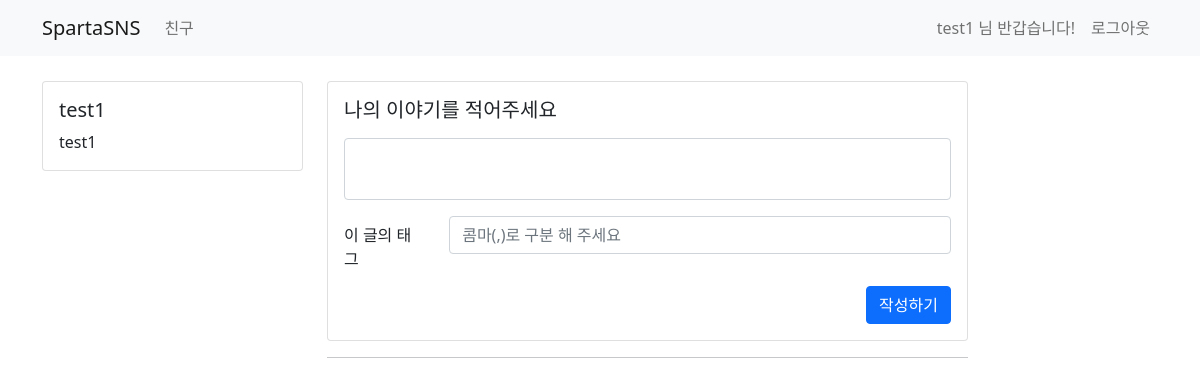
Page /tweet/ (signed in) on the earlier database version.
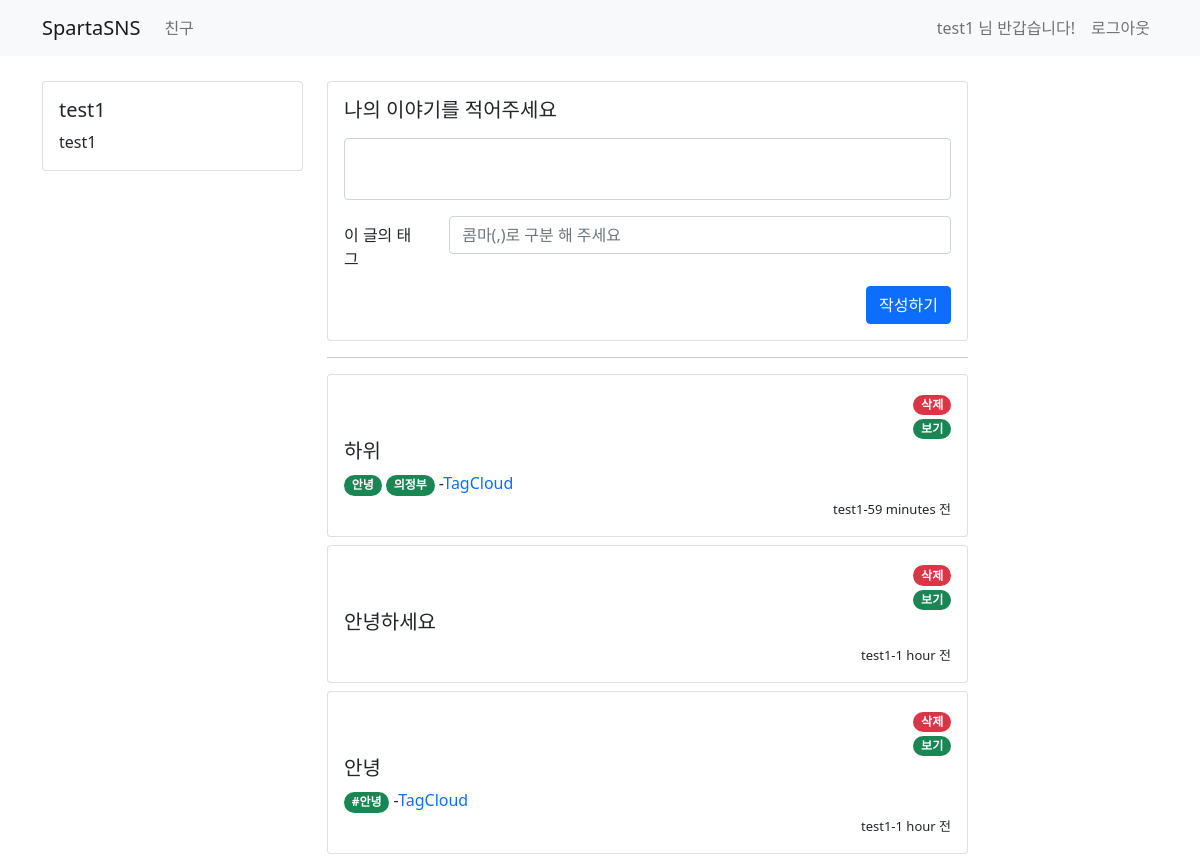
Same page on the later database version.
### tweet/models.py (models this page shows)
class TweetModel(models.Model):
    class Meta:
        db_table = "tweet"
    author = models.ForeignKey(UserModel, on_delete=models.CASCADE)
    content = models.CharField(max_length=256)
    tags = TaggableManager(blank=True)
    created_at = models.DateTimeField(auto_now_add=True)
    updated_at = models.DateTimeField(auto_now=True)

### user/models.py (models this page shows)
class UserModel(AbstractUser):
    class Meta:
        db_table = "my_user"
    bio = models.CharField(max_length=256, default='')
    follow = models.ManyToManyField(settings.AUTH_USER_MODEL, related_name='followee')

### tweet/views.py (the view, shortened to what this page needs)
# urls.py: path('', include('tweet.urls')),    # tweet/urls.py 경로 추가
@login_required
def tweet(request):
    if request.method == 'GET':  # 요청하는 방식이 GET 방식인지 확인하기
        all_tweet = TweetModel.objects.all().order_by('-created_at')
        return render(request, 'tweet/home.html', {'tweet': all_tweet})

### templates/tweet/home.html (shortened to what the changed rows need)
{% extends 'base.html' %}
{% block content %}
    <div class="container timeline-container">
        <div class="row">
            <div class="col-md-7">
                <div class="row">
                    {% for tw in tweet %}
                        <div class="col-md-12 mb-2">
                            <div class="card">
                                <div class="card-body">
                                    {% if tw.author == user %}
                                        <div style="text-align: right">
                                            <a href="/tweet/delete/{{ tw.id }}">
                                                <span class="badge rounded-pill bg-danger">삭제</span>
                                            </a>
                                        </div>
                                    {% endif %}
                                    <div style="text-align: right">
                                        <a href="/tweet/{{ tw.id }}">
                                            <span class="badge rounded-pill bg-success">보기</span>
                                        </a>
                                    </div>
                                    <div class="media">
                                        <div class="media-body">
                                            <h5 class="mt-0">{{ tw.content }}</h5>
                                            {% if tw.tags.all %}
                                                {% for tag in tw.tags.all %}
                                                    <a style="text-decoration: none"
                                                       href="{% url 'tagged_object_list' tag.name %}">
                                                    <span class="badge rounded-pill bg-success">
                                                        {{ tag.name }}
                                                    </span>
                                                    </a>
                                                {% endfor %}
                                                -<a style="text-decoration: none"
                                                    href="{% url 'tag_cloud' %}">TagCloud</a>
                                            {% endif %}
                                        </div>
                                        <div style="text-align: right">
                                            <span style="font-size: small">{{ tw.author.username }}-{{ tw.created_at|timesince }} 전</span>
                                        </div>
                                    </div>
                                </div>
                            </div>
                        </div>
                    {% endfor %}
                </div>
            </div>
        </div>
    </div>
{% endblock %}

Differences in the rows shown:
added TweetModel: content "하위", author.username "test1", created_at "59 minutes"
now on this page (row unchanged): Tag: name "안녕", shown under "하위"
now on this page (row unchanged): Tag: name "의정부", shown under "하위"
added TweetModel: content "안녕하세요", author.username "test1", created_at "1 hour"
added TweetModel: content "안녕", author.username "test1", created_at "1 hour"
now on this page (row unchanged): Tag: name "#안녕", shown under "안녕"
